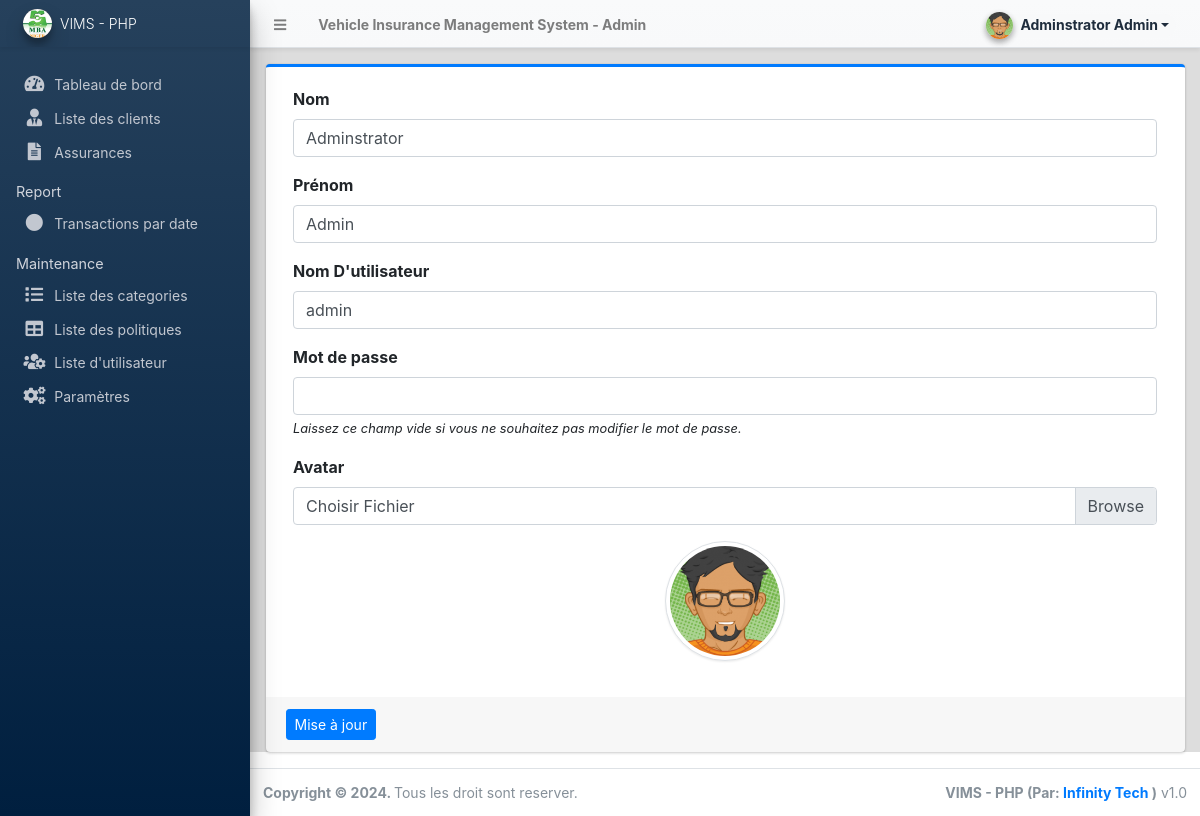
The app's page /admin/?page=user (signed in) with its own data.
### tables this page shows
CREATE TABLE `users` (
  `id` int(50) NOT NULL,
  `firstname` varchar(250) NOT NULL,
  `middlename` text DEFAULT NULL,
  `lastname` varchar(250) NOT NULL,
  `username` text NOT NULL,
  `password` text NOT NULL,
  `avatar` text DEFAULT NULL,
  `last_login` datetime DEFAULT NULL,
  `type` tinyint(1) NOT NULL DEFAULT 0,
  `status` int(1) NOT NULL DEFAULT 1 COMMENT '0=not verified, 1 = verified',
  `date_added` datetime NOT NULL DEFAULT current_timestamp(),
  `date_updated` datetime DEFAULT NULL ON UPDATE current_timestamp()
);

### classes/DBConnection.php (called while the page is built, shortened)
<?php
class DBConnection{
    private $host = DB_SERVER;
    private $username = DB_USERNAME;
    private $password = DB_PASSWORD;
    private $database = DB_NAME;
    public $conn;
    public function __construct(){
        if (!isset($this->conn)) {
            $this->conn = new mysqli($this->host, $this->username, $this->password, $this->database);
        }
    }
}
?>

### classes/SystemSettings.php (called while the page is built, shortened)
<?php
class SystemSettings extends DBConnection{
	function userdata($field = ''){
		if(!empty($field)){
			if(isset($_SESSION['userdata'][$field]))
				return $_SESSION['userdata'][$field];
			else
				return null;
		}else{
			return false;
		}
	}
}
$_settings = new SystemSettings();
?>

### config.php (called while the page is built, shortened)
<?php
require_once('classes/DBConnection.php');
require_once('classes/SystemSettings.php');
function validate_image($file){
	if(!empty($file)){
        $ex = explode('?',$file);
        $file = $ex[0];
        $param =  isset($ex[1]) ? '?'.$ex[1]  : '';
		if(is_file(base_app.$file)){
			return base_url.$file.$param;
		}else{
			return base_url.'dist/img/no-image-available.png';
		}
	}else{
		return base_url.'dist/img/no-image-available.png';
	}
}
?>

### admin/user/index.php (the view, shortened to what this page needs)
<?php
$user = $conn->query("SELECT * FROM users where id ='".$_settings->userdata('id')."'");
foreach($user->fetch_array() as $k =>$v){
	$meta[$k] = $v;
}
?>
<div class="card card-outline card-primary">
	<div class="card-body">
		<div class="container-fluid">
			<form action="" id="manage-user">
				<div class="form-group">
					<label for="name">Nom</label>
					<input type="text" name="firstname" id="firstname" class="form-control" value="<?php echo isset($meta['firstname']) ? $meta['firstname']: '' ?>" required>
				</div>
				<div class="form-group">
					<label for="name">Prénom</label>
					<input type="text" name="lastname" id="lastname" class="form-control" value="<?php echo isset($meta['lastname']) ? $meta['lastname']: '' ?>" required>
				</div>
				<div class="form-group">
					<label for="username">Nom D'utilisateur</label>
					<input type="text" name="username" id="username" class="form-control" value="<?php echo isset($meta['username']) ? $meta['username']: '' ?>" required  autocomplete="off">
				</div>
				<div class="form-group">
					<label for="password">Mot de passe</label>
					<input type="password" name="password" id="password" class="form-control" value="" autocomplete="off">
					<small><i>Laissez ce champ vide si vous ne souhaitez pas modifier le mot de passe.</i></small>
				</div>
				<div class="form-group">
					<label for="" class="control-label">Avatar</label>
					<div class="custom-file">
		              <label class="custom-file-label" for="customFile">Choisir Fichier</label>
		            </div>
				</div>
				<div class="form-group d-flex justify-content-center">
					<img src="<?php echo validate_image(isset($meta['avatar']) ? $meta['avatar'] :'') ?>" alt="" id="cimg" class="img-fluid img-thumbnail">
				</div>
			</form>
		</div>
	</div>
	<div class="card-footer">
			<div class="col-md-12">
				<div class="row">
					<button class="btn btn-sm btn-primary" form="manage-user">Mise à jour</button>
				</div>
			</div>
		</div>
</div>

### admin/user/index.php (style rules this page uses)
img#cimg { height: 15vh; width: 15vh; object-fit: cover; border-radius: 100% 100%; }

### records on screen
users: firstname "Adminstrator", lastname "Admin", username "admin", avatar (picture)

### other values on screen
$_settings->info('name') "Vehicle Insurance Management System"
$_settings->userdata('firstname').' '.$_settings->userdata('lastname') "Adminstrator Admin"
$_settings->info('short_name') "VIMS - PHP"
